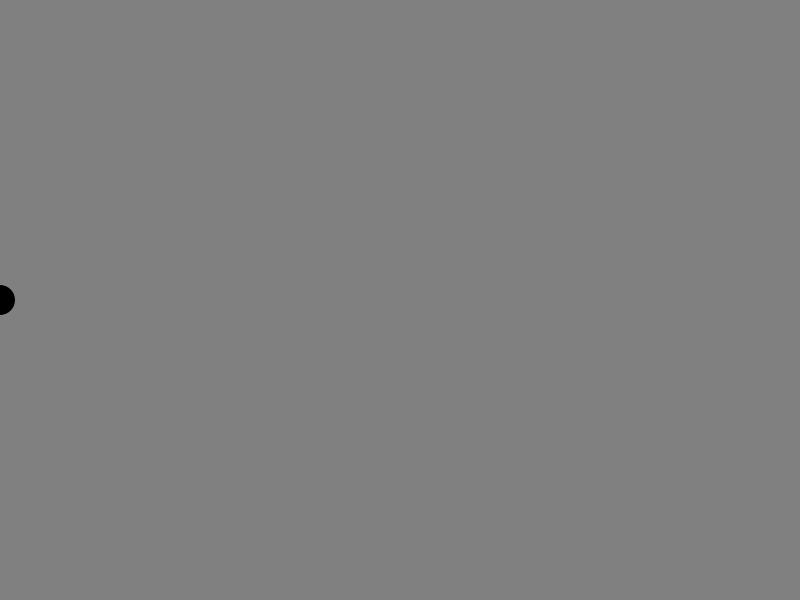
Frame 1 (no input)
Frame 60 (the mouse pressed at the canvas centre just before this capture): identical to frame 1, image omitted
Frame 120 (the mouse held since frame 60 and released just before this capture): identical to frame 1, image omitted

The Processing sketch that drew this single still picture (run headless with seeded random() and noise(); from frame 60 on, the mouse is pressed at the canvas centre):

// Processing sketch: day1_8b
// ── day1_8b.pde
// Example 05-02 from "Getting Started with Processing" 
// by Reas & Fry. O'Reilly / Make 2010

int position;

void setup() {
  size(800, 600);
  background(128);
  position = 0;
}

void draw() {
  background(128);
  fill(0);      // fill changes the color of the interior of the shape
  noStroke();   // noStroke removes the outer line

  // Does position represent the horizontal or the vertical location?
  ellipse(position, 300, 30, 30);
  position += 0.5;
}
